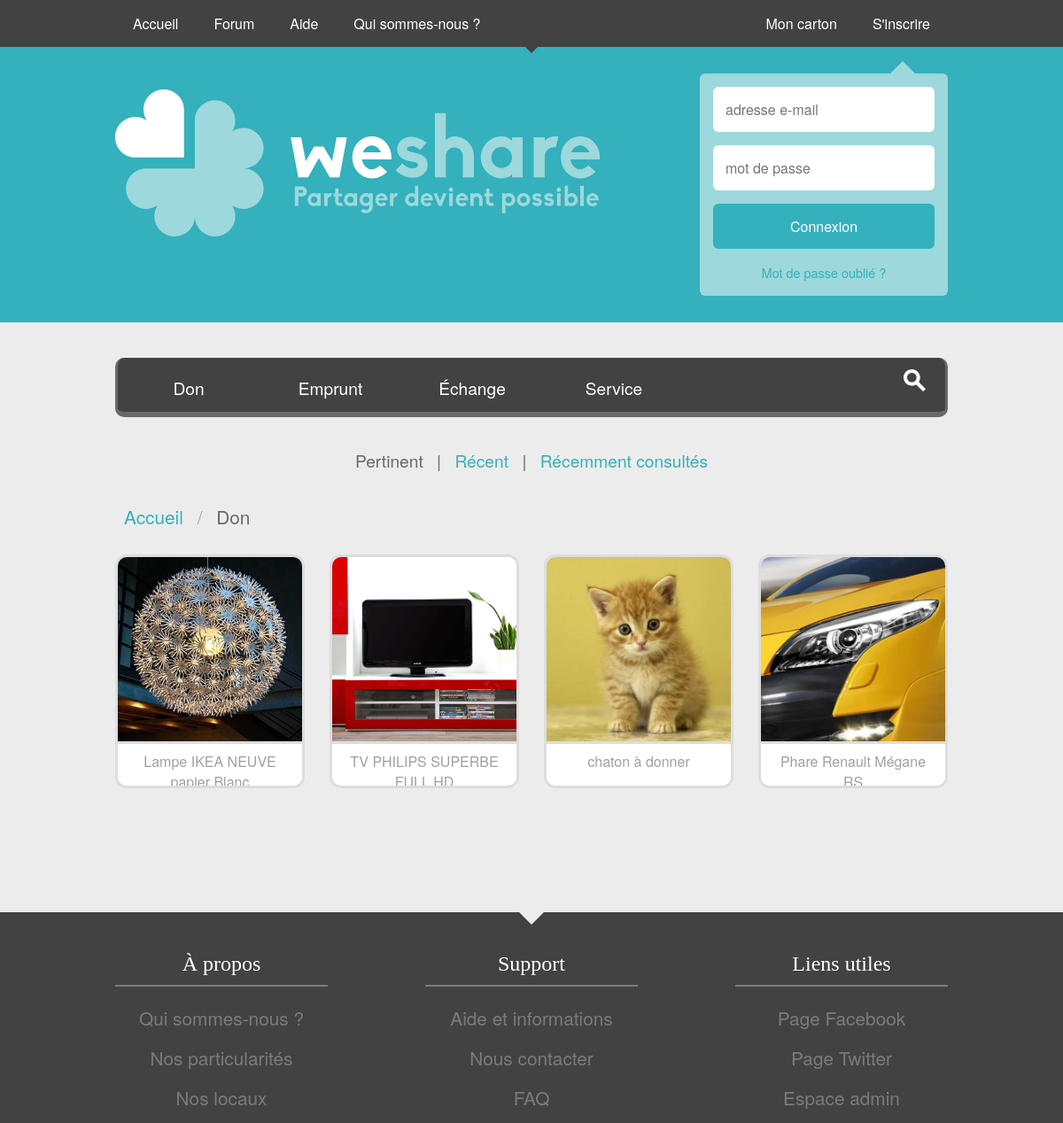
/index.php?rubrique=1, run on the app's committed database.
### tables this page shows
CREATE TABLE `rubrique` (
  `id` int(11) NOT NULL AUTO_INCREMENT,
  `nom` varchar(255) NOT NULL,
  PRIMARY KEY (`id`)
);

CREATE TABLE `annonce` (
  `id` int(11) NOT NULL AUTO_INCREMENT,
  `id_utilisateur` int(11) NOT NULL,
  `confirmation_utilisateur` varchar(255) NOT NULL,
  `id_sous_categorie` int(11) NOT NULL,
  `id_categorie` int(11) NOT NULL,
  `id_rubrique` int(11) NOT NULL,
  `titre` varchar(255) NOT NULL,
  `description` text NOT NULL,
  `date` datetime NOT NULL,
  `id_acquereur` int(11) NOT NULL,
  `date_acquisition` datetime NOT NULL,
  `confirmation_acquereur` varchar(255) NOT NULL,
  `url_image` varchar(255) NOT NULL,
  `vu` int(11) NOT NULL,
  `visible` int(11) NOT NULL,
  PRIMARY KEY (`id`)
);

### controllers/controller_index.php (called while the page is built, shortened)
<?php
	require('models/model_index.php');
	if(isset($_GET['name']) && (isset($_GET['year']) && isset($_GET['month']) && isset($_GET['day'])) && isset($_GET['key_word']) && isset($_GET['rub']) && isset($_GET['cat']) && isset($_GET['sous_cat']))
	{
		if($search_avdanced=1)
		{
			$gallery_tri =1;
			$var_url= '&amp;';
			require('models/model_search_advanced.php');
		}
	}
	else if(isset($_GET['rubrique']) || isset($_GET['categorie']) || isset($_GET['sous_categorie']) || isset($_GET['recherche']) )
	{
		$gallery_tri =1;
		$var_url= '&amp;';
	}
	if(isset($_GET['order']))
	{
		$orderby =1;
	}
	else
	{
		$orderby =0;
	}
	include ('views/view_index.php');
?>

### models/model_index.php (the view, shortened to what this page needs)
<?php
	require('models/bdd_connexion.php');
	function menu_auto()
	{
		$first_rubrique = true;
		global $bdd;
		$reply_rub = $bdd->query('SELECT id AS id_rub, nom AS rubrique FROM rubrique');
		while($data = $reply_rub->fetch())
		{
			echo '<li><a href="';
			echo 'index.php?rubrique='.$data['id_rub'].'"';
			if($first_rubrique == true){ echo ' class="items_menu_first"'; $first_rubrique = false; }
			echo'>'.$data['rubrique'].'</a>';
			echo '</li>';
		}
		echo '<li><div class="items_menu_last"><form action="index.php" method="GET" ><input name="recherche" type="text" class="input_search"/><input type="submit" value="" class="button_search" /></form></div><ul class="items_menu_content_search"><li><a href="index.php?target=search_advanced_selector">Recherche avancée</a></li></ul></li>';
	}
	function remind_url ()
	{
	global $gallery_tri;
	global $orderby;
	if ( $gallery_tri == 1)
	{
		if ( $orderby == 0)
		{
			$id_url= basename($_SERVER['REQUEST_URI']);
		}
		else if ( $orderby == 1)
		{
			$id_url=basename($_SERVER['REQUEST_URI'],'&order='.$_GET['order'].'').PHP_EOL;
		}
	}
	else
	{
		$id_url= basename($_SERVER['PHP_SELF']);
	}
	return $id_url;
	}
	function gallery ()
	{
		global $bdd;
		global $gallery_tri;
		global $orderby;
		if( $orderby == 1)
		{
			if($_GET['order']==1)
			{
				$sqlorder = 'vu DESC';
			}
			else if ($_GET['order']==2)
			{
				$sqlorder = 'date DESC';
			}
			else
			{
				$sqlorder = 'vu DESC';
			}
		}
		else
		{
			$sqlorder ='vu DESC';
		}
		if ($gallery_tri== 1)
		{
			if(!empty($_GET['rubrique']) AND $_GET['rubrique'] <=4 AND $_GET['rubrique']> 0)
			{
				$peche= $bdd->prepare('SELECT id, titre, url_image AS image FROM annonce WHERE (id_rubrique = ? AND visible= 0) ORDER BY '.$sqlorder.'');
				$peche->execute(array($_GET['rubrique']));
			}
		}
		return $peche;
	}
	function get_rub()
	{
		global $bdd;
		$req = $bdd->prepare('SELECT id AS id_rubrique, nom AS rubrique FROM rubrique WHERE id = ?');
		$req->execute(array($_GET['rubrique']));
		$data = $req->fetch();
		return $data;
	}
?>

### views/view_index.php (shortened to what this page needs)
<div id="content">
	<div class="container">
		<nav id="items_menu">
			<ul id="items_menu_content">
				<?php menu_auto(); ?>
			</ul>
		</nav>
		<?php $id_path=remind_url();
			if($search_avdanced== 1){$nb=gallery_av();}else{$nb=gallery();}
			$nb_all = $nb->fetchAll();
		if(isset($_GET['recherche']) AND count($nb_all)>0)
		{
			echo '<p id="selection_criteria">';
			echo '<a href="index.php?order=1">Pertinent</a>';
			echo ' | ';
			echo '<a href="index.php?order=2">Récent</a>';
			echo ' | ';
			echo '<a href="';if(isset($_SESSION['visited'])){echo'index.php?visited=1';}else{echo'index.php?visited=2';}echo'">Récemment consultés</a></p>';
		}
		elseif(count($nb_all)>0)
		{
			echo '<p id="selection_criteria"><span class="criteria_active">Pertinent</span> | <a href="'.$id_path.''.$var_url.'order=2">Récent</a> | <a href="';if(isset($_SESSION['visited'])){echo'index.php?visited=1';}else{echo'index.php?visited=2';}echo'">Récemment consultés</a></p>';
		}
		?>
		<div class="path_explore">
			<?php
				if(ISSET($_GET['rubrique']) AND count($nb_all)>0)
				{
					$rub = get_rub();
					echo '<a href="index.php">Accueil</a> / <span class="path_in">'.$rub['rubrique'].'</span>';
				}
				elseif(ISSET($_GET['categorie']) AND count($nb_all)>0)
				{
					$cat = get_cat();
					echo '<a href="index.php">Accueil</a> / <a href="index.php?rubrique='.$cat['id_rubrique'].'">'.$cat['rubrique'].'</a> / <span class="path_in">'.$cat['categorie'].'</span>';
				}
				else
				{
					echo '<span class="path_hide">/</span>';
				}
			?>
		</div>
		<div id="gallery">
			<?php
			if(count($nb_all)>0)
			{
				$cmt = 4;
				if($search_avdanced== 1){$peche=gallery_av();}else{$peche=gallery();}
				while($annonce= $peche->fetch())
				{
					$rub_head= headband($annonce['id']);
					echo'<div id="'.$annonce['id'].'" class="item';if($cmt ==4){echo' item_first';$cmt=1;} else{$cmt++;} echo'"><div class="headband"><p class="rub_headband">'.$rub_head['rubrique'].'</p></div><a href="#"><img class="item_img" src="'.$annonce['image'].'" alt="'.$annonce['titre'].'"/></a><div class="item_type"><p><a href="index.php?categorie='.$rub_head['idc'].'">'.$rub_head['categorie'].'</a>';if($rub_head['sous_categorie'] != NULL){echo' / ';} echo'<a href="index.php?sous_categorie='.$rub_head['ids'].'">'.$rub_head['sous_categorie'].'</a></p></div><a href="#" class="item_description">'.$annonce['titre'].'</a></div>';
				}
			}
			elseif(ISSET($_GET['recherche']))
			{
				echo '<div class="no_result">Aucun résultat pour la recherche<br />« <span style="color:#666666;">'.htmlspecialchars($_GET['recherche']).'</span> »</div>';
			}
			else
			{
				echo '<div class="no_result">Aucun resultat.</div>';
			}
			?>
		</div>
	</div>
</div>
<?php
	include ('template.php');
?>

### components/css/main.css (style rules this page uses)
html { height: 100%; }
body { overflow: scroll; word-wrap: break-word; font-family: 'Biko Regular', 'Helvetica Neue', Arial; background-color: #ffffff; height: 100%; }
textarea, input { font-family: 'Biko Regular', 'Helvetica Neue', Arial; font-size: 1em; }
.container { width: 940px; margin: auto; padding: 0px 0px; }

### components/css/index.css (style rules this page uses)
#items_menu { margin-top: 40px; border-radius: 10px; }
#items_menu ul { list-style: none; margin: 0; padding: 0; }
#items_menu li { display: inline-block; position: relative; }
#items_menu li a { text-align: center; color: #ffffff; font-size: 1.2em; text-decoration: none; background-color: #424242; border-bottom: 6px #696969 solid; display: inline-block; padding: 20px 20px 14px 20px; width: 120px; transition: all 0.3s; }
.items_menu_first { border-bottom-left-radius: 10px; border-top-left-radius: 10px; border-left: 3px #696969 solid; }
.items_menu_last { position: relative; border-bottom-right-radius: 10px; border-top-right-radius: 10px; border-right: 3px #696969 solid; padding: 13px 20px 7px 15px; width: 259px; background-color: #424242; border-bottom: 6px #696969 solid; text-align: center; transition: all 0.3s; }
.input_search { position: relative; width: 205px; padding: 7px 0; padding-right: 35px; padding-left: 15px; margin: 0; border: 0px; font-size: 1.2em; background-color: transparent; background-image: url('../img/search.svg'); background-repeat: no-repeat; background-position: right top; color: #ffffff; }
.button_search { position: absolute; right: 22px; width: 25px; height: 25px; border: 0px; background-color: transparent; }
#selection_criteria { margin: 35px 0; text-align: center; font-size: 1.2em; color: #696969; }
#selection_criteria a { margin: 0px 10px; color: #34b1bc; text-decoration: none; }
.criteria_active { margin: 0px 10px; }
#gallery { margin-bottom: 140px; }
.item { position: relative; display: inline-block; width: 208px; height: 258px; background-color: #ffffff; margin-top: 28px; margin-left: 28px; border-radius: 13px; border: 3px #dddddd solid; transition: all 0.3s; vertical-align: top; z-index: 0; }
.item_first { margin-left: 0px; }
.item_img { display: block; background-color: white; width: 208px; height: 208px; border-top-left-radius: 10px; border-top-right-radius: 10px; border-bottom: 3px #dddddd solid; transition: all 0.3s; }
.item_description { font-size: 1em; display: block; background-color: #ffffff; height: 29px; border-bottom-left-radius: 10px; border-bottom-right-radius: 10px; text-align: center; padding: 10px; padding-top: 8px; color: #a0a0a0; overflow: hidden; transition: all 0.3s; text-decoration: none; }
body { background-color: #ececed; }
.path_explore { color: #a8a8a8; font-size: 1.3em; }
.path_explore a { color: #34b1bc; text-decoration: none; margin: 0 10px; }
.path_in { color: #696969; margin: 0 10px; }

### data on the page
rubrique: nom "Don"
rubrique: nom "Emprunt"
rubrique: nom "Échange"
rubrique: nom "Service"
annonce: url_image (picture), titre "Lampe IKEA NEUVE…"
annonce: url_image (picture), titre "TV PHILIPS SUPERBE…"
annonce: url_image (picture), titre "chaton à donner"
annonce: url_image (picture), titre "Phare Renault Mégane…"
